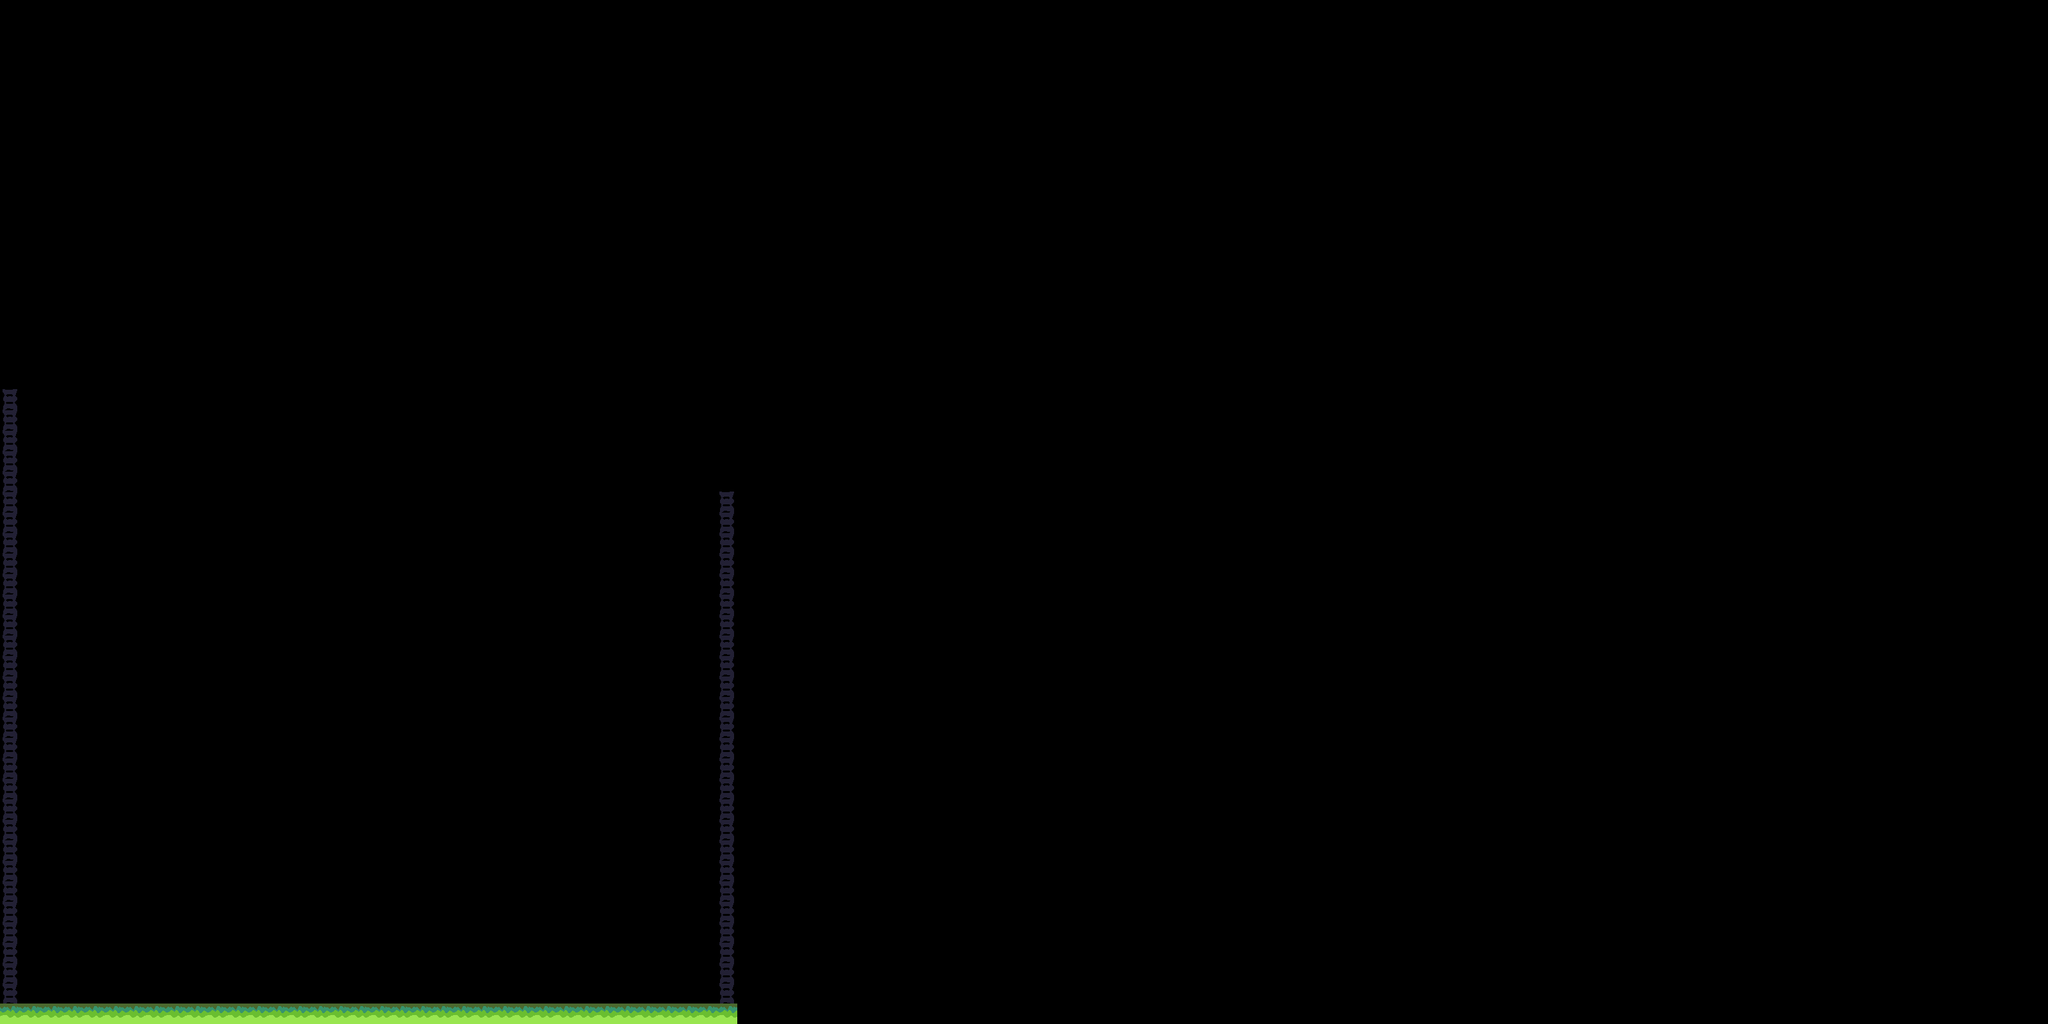

Below is a game level as drawn by its tile map, then a one-line description and the .tmx that defines it (tile-layer data replaced by summaries):
An orthogonal 100x50 tile map with 32x32 px tiles, 1 tile layer (Ground) and 1 object (player).

<map version="1.10" tiledversion="1.11.2" orientation="orthogonal" renderorder="right-down" width="100" height="50" tilewidth="32" tileheight="32" infinite="0" nextlayerid="3" nextobjectid="3">
 <tileset firstgid="1" source="mapdongian.tsx" />
 <layer id="1" name="Ground" width="100" height="50">
  <data>[5000 cells, 91 non-empty, 2 distinct tile ids]</data>
 </layer>
 <objectgroup id="2" name="Objects">
  <object id="1" name="player" type="player" x="147" y="967">
   <properties>
    <property name="Kind" value="Player1" />
   </properties>
  </object>
 </objectgroup>
</map>
